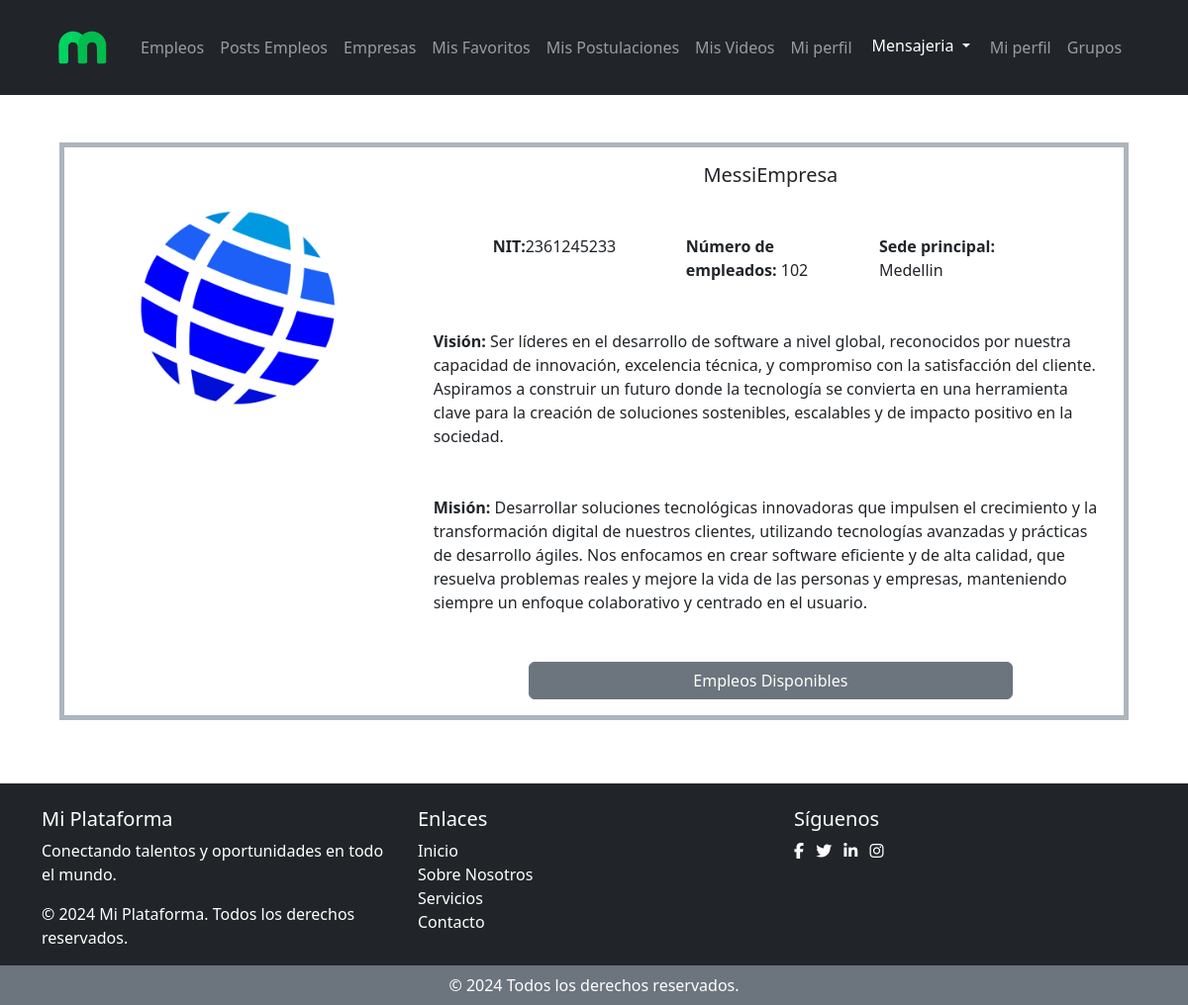
Screenshot of /empresas_aspirante with the database file from the repository.
### users/models.py (models this page shows, shortened)
class Reclutador_empresa(models.Model):
    usuario = models.OneToOneField(User, on_delete=models.CASCADE)
    nombre_empresa = models.CharField(max_length=255)
    NIT = models.CharField(max_length=50)
    descripcion = models.TextField(null=True, blank=True)
    mision = models.TextField()
    vision = models.TextField()
    cantidad_empleados = models.IntegerField()
    sede_principal = models.CharField(max_length=255)
    representante_legal = models.ForeignKey(RepresentanteLegal, on_delete=models.CASCADE)
    registro_camara_comercio = models.FileField(upload_to='registros_camara_comercio/')
    logo = models.ImageField(upload_to='logo_empresas/', default='logo_empresas/Logotipo_empresa.png',
                                    null=True, blank=True)
    palabras_clave = models.TextField(blank=True, null=True)
    embeddings = models.TextField(blank=True, null=True)

### buscador_aspirante/views.py (the view)
# urls.py: path('empresas_aspirante', views.empresas_aspirante, name='empresas_aspirante'),
def empresas_aspirante(request):
    empresas = Reclutador_empresa.objects.all()
    return render(request, 'empresas_aspirante.html', {'empresas': empresas})

### buscador_aspirante/templates/empresas_aspirante.html
{% extends 'base_aspirante.html' %}
{% block content %}
  <div class="container-fluid">
      <div class="card mb-3 m-5  bg-transparent border border-0" >
          {% for empresa in empresas %}
          <div class="row g-0 border-5 border border-dark-subtle mb-5">
              <div class="col-md-4">
                  <img src="{{ empresa.logo.url }}" class="img-fluid rounded-start p-5" alt="logo empresa">
              </div>
              <div class="col-md-8">
                  <div class="card-body">
                      <h5 class="card-title text-center">{{ empresa.nombre_empresa }}</h5>
                      <div class="row align-items-start m-5">
                          <div class="col">
                              <strong>NIT:</strong>{{ empresa.NIT }}
                          </div>
                          <div class="col">
                              <strong>Número de empleados:</strong> {{ empresa.cantidad_empleados }}
                          </div>
                          <div class="col">
                              <strong>Sede principal:</strong> {{ empresa.sede_principal }}
                          </div>
                      </div>
                      <p class="card-text my-5"><strong>Visión:</strong> {{ empresa.vision }}</p>
                      <p class="card-text my-5"><strong>Misión:</strong> {{ empresa.mision }}</p>
                      <div class="row mx-5 px-5">
                        <a href="{% url 'empleos_aspirante' empresa.id %}" class="btn btn-secondary">Empleos Disponibles</a>
                      </div>
                  </div>
              </div>
          </div>
          {% endfor %}
      </div>
  </div>
{% endblock %}

### redSocialMagneto/static/styles/global.css (style rules this page uses)
body { background-color: white; }
a { text-decoration: none; }

### rows the page displays
Reclutador_empresa: logo (picture), nombre_empresa "MessiEmpresa", NIT "2361245233", cantidad_empleados "102", sede_principal "Medellin", vision "Ser líderes en el desarrollo de software a nivel global, reconocidos por nuestra capacidad de innovación, excelencia técnica, y compromiso con la satisfacción del cliente. Aspiramos a construir un futuro donde la tecnología se convierta en una herramienta clave para la creación de soluciones sostenibles, escalables y de impacto positivo en la sociedad.", mision "Desarrollar soluciones tecnológicas innovadoras que impulsen el crecimiento y la transformación digital de nuestros clientes, utilizando tecnologías avanzadas y prácticas de desarrollo ágiles. Nos enfocamos en crear software eficiente y de alta calidad, que resuelva problemas reales y mejore la vida de las personas y empresas, manteniendo siempre un enfoque colaborativo y centrado en el usuario."
